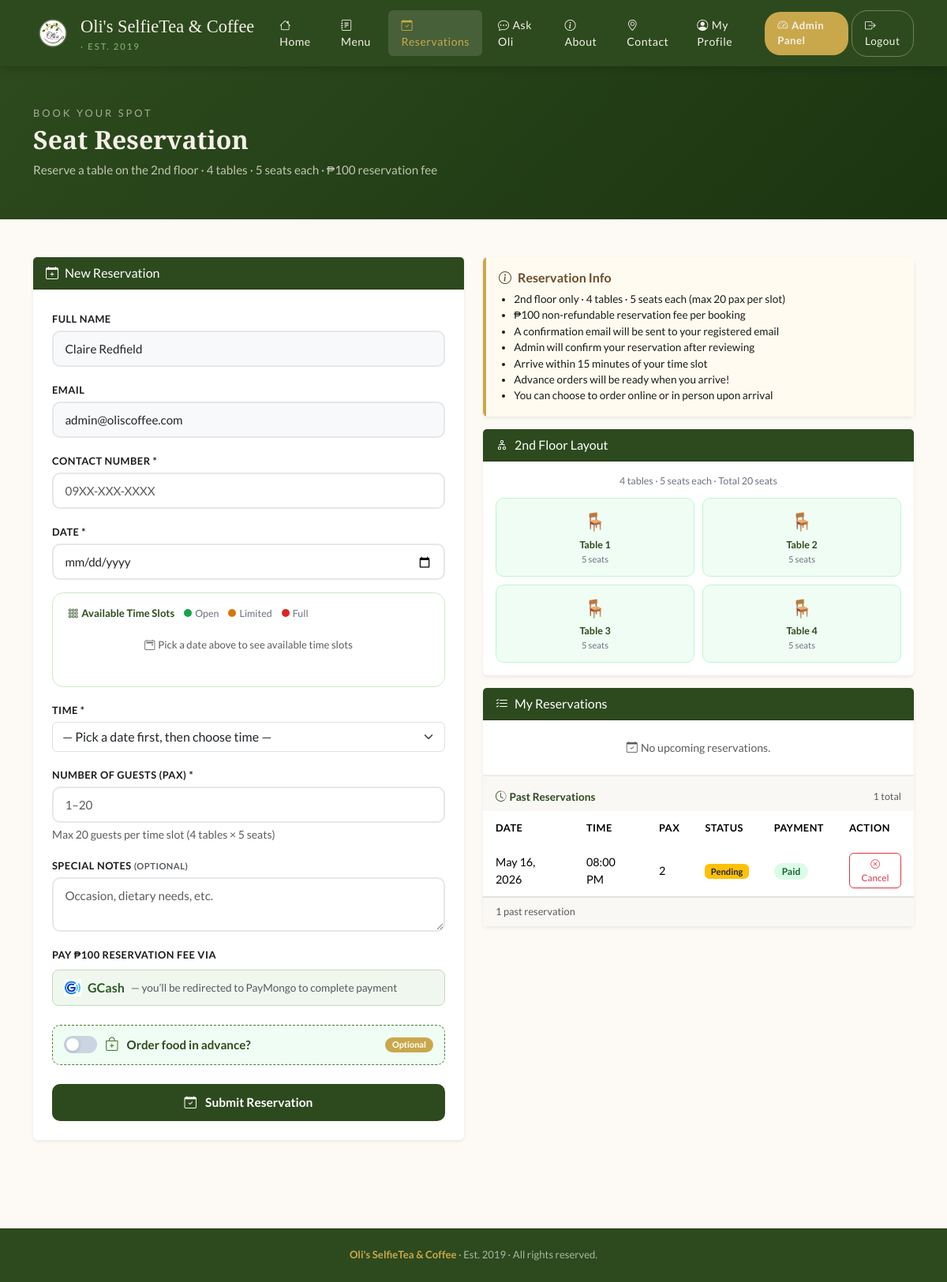
Page /book_reservation.php (signed in) on the committed database.
### tables this page shows
CREATE TABLE `users` (
  `id` int(11) NOT NULL AUTO_INCREMENT,
  `name` varchar(100) NOT NULL,
  `email` varchar(100) NOT NULL,
  `password` varchar(255) NOT NULL,
  `role` enum('admin','customer') DEFAULT 'customer',
  `created_at` timestamp NOT NULL DEFAULT current_timestamp(),
  `profile_pic` varchar(255) DEFAULT NULL,
  PRIMARY KEY (`id`),
  UNIQUE KEY `email` (`email`)
);

CREATE TABLE `reservations` (
  `id` int(11) NOT NULL AUTO_INCREMENT,
  `user_id` int(11) NOT NULL,
  `res_date` date NOT NULL,
  `res_time` time NOT NULL,
  `pax` int(11) NOT NULL,
  `phone` varchar(20) NOT NULL,
  `notes` text DEFAULT NULL,
  `order_id` int(11) DEFAULT NULL,
  `payment_method` enum('gcash','cash') DEFAULT 'gcash',
  `payment_status` enum('unpaid','paid') DEFAULT 'unpaid',
  `status` enum('pending','confirmed','cancelled') DEFAULT 'pending',
  `created_at` timestamp NOT NULL DEFAULT current_timestamp(),
  PRIMARY KEY (`id`),
  KEY `user_id` (`user_id`),
  KEY `fk_reservation_order` (`order_id`),
  CONSTRAINT `fk_reservation_order` FOREIGN KEY (`order_id`) REFERENCES `orders` (`id`) ON DELETE SET NULL,
  CONSTRAINT `reservations_ibfk_1` FOREIGN KEY (`user_id`) REFERENCES `users` (`id`) ON DELETE CASCADE
);

### includes/Auth.php (called while the page is built, shortened)
<?php
class Auth {
    public static function check(): bool {
        return isset($_SESSION['logged_in']) && $_SESSION['logged_in'] === true;
    }
    public static function isAdmin(): bool {
        return self::check() && $_SESSION['user_role'] === 'admin';
    }
}
?>

### book_reservation.php (the view, shortened to what this page needs)
<?php
require_once 'includes/Auth.php';
$db     = getDB();
$userId = $_SESSION['user_id'];
$stmt = $db->prepare("SELECT name, email FROM users WHERE id = ?");
$stmt->bind_param("i", $userId);
$stmt->execute();
$user = $stmt->get_result()->fetch_assoc();
$myRes = $db->prepare("
    SELECT r.*,
           CASE WHEN o.id IS NOT NULL THEN 1 ELSE 0 END as has_order,
           o.total_amount as order_total,
           o.status as order_status
    FROM reservations r
    LEFT JOIN orders o ON o.reservation_id = r.id
    WHERE r.user_id = ?
    ORDER BY r.res_date DESC, r.res_time DESC
");
$myRes->bind_param("i", $userId);
$myRes->execute();
$allReservations = $myRes->get_result()->fetch_all(MYSQLI_ASSOC);
$today = date('Y-m-d');
$upcomingRes   = [];
$pastRes       = [];
foreach ($allReservations as $r) {
    if ($r['res_date'] >= $today) {
        $upcomingRes[] = $r;
    } else {
        $pastRes[] = $r;
    }
}
$myReservations = array_slice($upcomingRes, 0, 10);
$minDate  = date('Y-m-d', strtotime('+1 day'));
?>
<!DOCTYPE html>
<html lang="en">
<head>
  <link rel="stylesheet" href="https://cdn.jsdelivr.net/npm/bootstrap@5.3.2/dist/css/bootstrap.min.css">
  <link rel="stylesheet" href="https://cdn.jsdelivr.net/npm/bootstrap-icons@1.11.3/font/bootstrap-icons.min.css">
  <link rel="stylesheet" href="css/style.css">
</head>
<body>
<nav class="navbar navbar-expand-lg">
  <div class="container">
    <a class="navbar-brand" href="index.php">
      <img src="assets/logo.png" alt="Oli's SelfieTea & Coffee" style="height:50px;width:auto;">
      <div>Oli's SelfieTea & Coffee <span class="sub">· Est. 2019</span></div>
    </a>
    <div class="collapse navbar-collapse" id="navMenu">
      <ul class="navbar-nav ms-auto align-items-center gap-1">
        <li class="nav-item"><a class="nav-link" href="index.php"><i class="bi bi-house me-1"></i>Home</a></li>
        <li class="nav-item"><a class="nav-link" href="menu.php"><i class="bi bi-journal-text me-1"></i>Menu</a></li>
        <li class="nav-item"><a class="nav-link active" href="book_reservation.php"><i class="bi bi-calendar-check me-1"></i>Reservations</a></li>
        <li class="nav-item"><a class="nav-link" href="chatbot.php"><i class="bi bi-chat-dots me-1"></i>Ask Oli</a></li>
        <li class="nav-item"><a class="nav-link" href="about.php"><i class="bi bi-info-circle me-1"></i>About</a></li>
        <li class="nav-item"><a class="nav-link" href="contact.php"><i class="bi bi-geo-alt me-1"></i>Contact</a></li>
        <li class="nav-item"><a class="nav-link" href="profile.php"><i class="bi bi-person-circle me-1"></i>My Profile</a></li>
        <?php if (Auth::isAdmin()): ?>
        <li class="nav-item">
          <a class="nav-link" href="admin/dashboard.php"
             style="background:var(--gold);color:var(--green-dark);border-radius:20px;padding:5px 14px;font-weight:700;font-size:0.82rem;">
            <i class="bi bi-speedometer2 me-1"></i>Admin Panel
          </a>
        </li>
        <?php endif; ?>
        <li class="nav-item">
          <a class="btn-logout nav-link" href="logout.php"><i class="bi bi-box-arrow-right me-1"></i>Logout</a>
        </li>
      </ul>
    </div>
  </div>
</nav>
<div style="background: linear-gradient(135deg, var(--green-dark), #1a3510); padding:50px 0 35px; color:var(--cream);">
  <div class="container">
    <p style="font-size:0.8rem; letter-spacing:3px; text-transform:uppercase; color:rgba(245,240,232,0.6); margin-bottom:4px;">Book Your Spot</p>
    <h2 style="font-family:'Playfair Display',serif; font-weight:700;">Seat Reservation</h2>
    <p style="color:rgba(245,240,232,0.75); margin-top:6px; font-size:0.95rem;">
      Reserve a table on the 2nd floor · 4 tables · 5 seats each · ₱100 reservation fee
    </p>
  </div>
</div>
<div class="container py-5">
  <div class="row g-4">
    <div class="col-lg-6">
      <div class="card border-0 shadow-sm">
        <div class="card-header" style="background:var(--green-dark); color:white;">
          <i class="bi bi-calendar-plus me-2"></i>New Reservation
        </div>
        <div class="card-body p-4">
          <form method="POST" id="reservationForm">
            <div class="mb-3">
              <label class="form-label">Full Name</label>
              <input type="text" class="form-control" value="<?= htmlspecialchars($user['name']) ?>" readonly style="background:#f8f9fa;">
            </div>
            <div class="mb-3">
              <label class="form-label">Email</label>
              <input type="email" class="form-control" value="<?= htmlspecialchars($user['email']) ?>" readonly style="background:#f8f9fa;">
            </div>
            <div class="mb-3">
              <label class="form-label">Contact Number *</label>
              <input type="tel" name="phone" class="form-control" required placeholder="09XX-XXX-XXXX" pattern="[0-9]{10,11}">
            </div>
            <div class="mb-3">
              <label class="form-label">Date *</label>
              <input type="date" name="res_date" id="resDate" class="form-control" required min="<?= $minDate ?>">
            </div>
            <div id="availPanel">
              <div style="font-size:0.78rem; color:var(--text-muted); margin-bottom:6px; display:flex; align-items:center; gap:12px; flex-wrap:wrap;">
                <strong style="color:var(--green-dark); font-size:0.82rem;">
                  <i class="bi bi-grid-3x3-gap me-1"></i>Available Time Slots
                </strong>
                <span><span class="legend-dot" style="background:#16a34a;"></span>Open</span>
                <span><span class="legend-dot" style="background:#d97706;"></span>Limited</span>
                <span><span class="legend-dot" style="background:#dc2626;"></span>Full</span>
              </div>
              <div class="avail-grid" id="availGrid">
                <p class="text-muted" style="font-size:0.82rem; grid-column:1/-1; text-align:center; padding:10px 0;">
                  <i class="bi bi-calendar2-event me-1"></i>Pick a date above to see available time slots
                </p>
              </div>
            </div>
            <div class="mb-3 mt-3">
              <label class="form-label">Time *
              </label>
              <select name="res_time" id="resTime" class="form-select" required>
                <option value="">— Pick a date first, then choose time —</option>
              </select>
            </div>
            <div class="mb-3">
              <label class="form-label">Number of Guests (Pax) *</label>
              <input type="number" name="pax" id="resPax" class="form-control" required min="1" max="20" placeholder="1–20">
              <div class="form-text" id="seatsLeft">Max 20 guests per time slot (4 tables × 5 seats)</div>
            </div>
            <div class="mb-3">
              <label class="form-label">Special Notes <small class="text-muted">(optional)</small></label>
              <textarea name="notes" class="form-control" rows="2" placeholder="Occasion, dietary needs, etc."></textarea>
            </div>
            <div class="mb-4">
              <label class="form-label">Pay ₱100 Reservation Fee via</label>
              <div class="d-flex align-items-center gap-2 mt-1" style="background:#f0f7ee;border:1px solid #c3dbbe;border-radius:8px;padding:10px 14px;">
                <img src="assets/gcash logo.png" height="22" alt="GCash">
                <span style="font-weight:600;color:#2d5a27;">GCash</span>
                <span class="text-muted" style="font-size:.85rem;">— you’ll be redirected to PayMongo to complete payment</span>
              </div>
            </div>
            <div class="mb-4">
              <label class="toggle-label" for="advanceOrderToggle">
                <span class="toggle-switch"></span>
                <i class="bi bi-bag-plus" style="color:var(--green-mid); font-size:1.1rem;"></i>
                Order food in advance?
                <span class="ms-auto badge rounded-pill" style="background:var(--gold); color:white; font-size:0.68rem; padding:4px 9px;">Optional</span>
              </label>
            </div>
            <button type="submit" class="submit-btn btn" id="submitBtn">
              <i class="bi bi-calendar-check me-2" id="submitIcon"></i>
              <span id="submitBtnText">Submit Reservation</span>
            </button>
          </form>
        </div>
      </div>
    </div>
    <div class="col-lg-6">
      <div class="card border-0 shadow-sm mb-3" style="border-left: 4px solid var(--gold) !important;">
        <div class="card-body p-3" style="background:#fffbf0;">
          <h6 class="fw-bold mb-2" style="color:var(--brown);"><i class="bi bi-info-circle me-2"></i>Reservation Info</h6>
          <ul class="mb-0" style="font-size:0.85rem; color:var(--text-dark); padding-left:1.2rem;">
            <li>2nd floor only · 4 tables · 5 seats each (max 20 pax per slot)</li>
            <li>₱100 non-refundable reservation fee per booking</li>
            <li>A confirmation email will be sent to your registered email</li>
            <li>Admin will confirm your reservation after reviewing</li>
            <li>Arrive within 15 minutes of your time slot</li>
            <li>Advance orders will be ready when you arrive!</li>
            <li>You can choose to order online or in person upon arrival</li>
          </ul>
        </div>
      </div>
      <div class="card border-0 shadow-sm mb-3">
        <div class="card-header" style="background:var(--green-dark); color:white;">
          <i class="bi bi-diagram-2 me-2"></i>2nd Floor Layout
        </div>
        <div class="card-body p-3">
          <p style="font-size:0.78rem; color:var(--text-muted); margin-bottom:12px; text-align:center;">
            4 tables · 5 seats each · Total 20 seats
          </p>
          <div style="display:grid; grid-template-columns:1fr 1fr; gap:10px;">
            <?php for ($t = 1; $t <= 4; $t++): ?>
            <div style="background:#f0fdf4; border:1.5px solid #bbf7d0; border-radius:10px; padding:12px; text-align:center;">
              <div style="font-size:1.4rem; margin-bottom:4px;">🪑</div>
              <div style="font-size:0.78rem; font-weight:700; color:var(--green-dark);">Table <?= $t ?></div>
              <div style="font-size:0.7rem; color:var(--text-muted);">5 seats</div>
            </div>
            <?php endfor; ?>
          </div>
        </div>
      </div>
      <div class="card border-0 shadow-sm">
        <div class="card-header d-flex align-items-center justify-content-between" style="background:var(--green-dark); color:white;">
          <span><i class="bi bi-list-check me-2"></i>My Reservations</span>
        </div>
        <div class="card-body p-0">
          <?php if (empty($allReservations)): ?>
            <div class="text-center py-5 text-muted">
              <i class="bi bi-calendar-x" style="font-size:2rem; display:block; margin-bottom:8px;"></i>
              No reservations yet.
            </div>
          <?php else: ?>
            <?php
            function renderResRow($res) { ?>
              <tr>
                <td><?= date('M d, Y', strtotime($res['res_date'])) ?></td>
                <td><?= date('h:i A', strtotime($res['res_time'])) ?></td>
                <td><?= $res['pax'] ?></td>
                <td>
                  <?php $cls = ['pending'=>'badge bg-warning text-dark','confirmed'=>'badge bg-success','cancelled'=>'badge bg-danger'][$res['status']] ?? 'badge bg-secondary'; ?>
                  <span class="<?= $cls ?>" style="font-size:0.7rem;"><?= ucfirst($res['status']) ?></span>
                </td>
                <td>
                  <?php
                    $pBadge = $res['payment_status'] === 'paid' ? 'badge-available'
                            : ($res['payment_status'] === 'refunded' ? 'badge bg-info text-dark'
                            : 'badge-unavailable');
                  ?>
                  <span class="<?= $pBadge ?>">
                    <?= ucfirst($res['payment_status']) ?>
                  </span>
                </td>
                <td>
                  <?php if ($res['status'] !== 'cancelled'): ?>
                    <button class="btn btn-sm btn-outline-danger" style="border-radius:6px;font-size:0.73rem;"
                            data-bs-toggle="modal" data-bs-target="#cancelModal"
                            data-id="<?= $res['id'] ?>"
                            data-date="<?= date('M d, Y', strtotime($res['res_date'])) ?>"
                            data-time="<?= date('h:i A', strtotime($res['res_time'])) ?>">
                      <i class="bi bi-x-circle"></i> Cancel
                    </button>
                  <?php else: ?>
                    <span class="text-muted" style="font-size:0.75rem;">—</span>
                  <?php endif; ?>
                </td>
              </tr>
            <?php } ?>
            <?php if (!empty($myReservations)): ?>
            <div class="table-responsive">
              <table class="table table-olis mb-0">
                <thead>
                  <tr><th>Date</th><th>Time</th><th>Pax</th><th>Status</th><th>Payment</th><th>Action</th></tr>
                </thead>
                <tbody>
                  <?php foreach ($myReservations as $res): renderResRow($res); endforeach; ?>
                </tbody>
              </table>
            </div>
            <?php else: ?>
            <div class="text-center py-4 text-muted" style="font-size:.88rem;">
              <i class="bi bi-calendar-check me-1"></i>No upcoming reservations.
            </div>
            <?php endif; ?>
            <?php if (!empty($pastRes)): ?>
            <div style="border-top:2px solid #f0ece6; background:#faf8f5;">
              <div class="d-flex align-items-center justify-content-between px-3 pt-3 pb-2">
                <span style="font-weight:600; font-size:.85rem; color:var(--green-dark);">
                  <i class="bi bi-clock-history me-1"></i>Past Reservations
                </span>
                <span class="text-muted" style="font-size:.78rem;"><?= count($pastRes) ?> total</span>
              </div>
              <div class="table-responsive">
                <table class="table table-olis mb-0" style="background:transparent;">
                  <thead style="background:#f0ece6;">
                    <tr><th>Date</th><th>Time</th><th>Pax</th><th>Status</th><th>Payment</th><th>Action</th></tr>
                  </thead>
                  <tbody id="pastResBody">
                    <?php foreach ($pastRes as $res): renderResRow($res); endforeach; ?>
                  </tbody>
                </table>
              </div>
              <div class="d-flex align-items-center justify-content-between px-3 py-2" id="pastPagination" style="border-top:1px solid #e8e2da;">
                <span class="text-muted" id="pastPageInfo" style="font-size:.8rem;"></span>
              </div>
            </div>
            <?php endif; ?>
          <?php endif; ?>
        </div>
      </div>
    </div>
  </div>
</div>
<footer>
  <strong>Oli's SelfieTea & Coffee</strong> · Est. 2019 · All rights reserved.
</footer>
</body>
</html>

### rows in the picture
users: name "Claire Redfield", email "admin@oliscoffee.com"
reservations: res_date "May 16, 2026", res_time "08:00 PM", pax "2", status "Pending", payment_status "Paid"

### other values in the picture
count($pastRes) "1"
